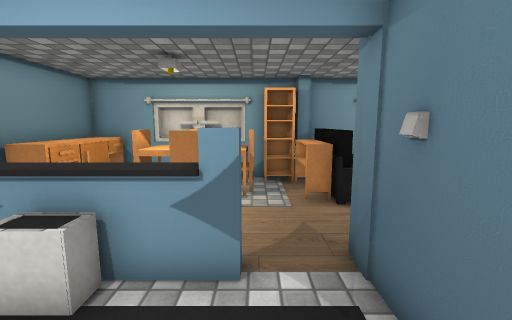
View 1 (above)

13 first-person views from a walk through a scene from a Unity 3-D project. The camera is 1.3 m above the floor, tilts 8° down and sees 90° across. The floor is counted in squares, 0.54 m on a side. Each view is taken from the middle of a square. On the plan, view 1 faces up. The plan holds only what a view shows up to about 17 squares ahead; the rest is blank. The player character is not drawn. Door leaves are left out, so doorways stand open. Some surface patterns are stand-ins.

View 2
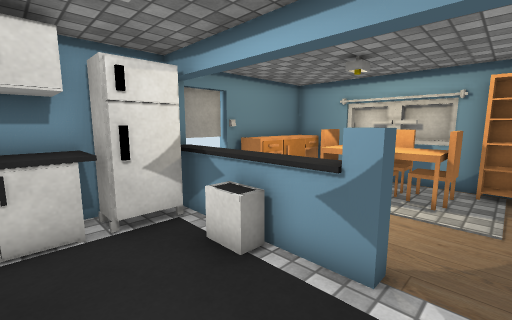

View 3
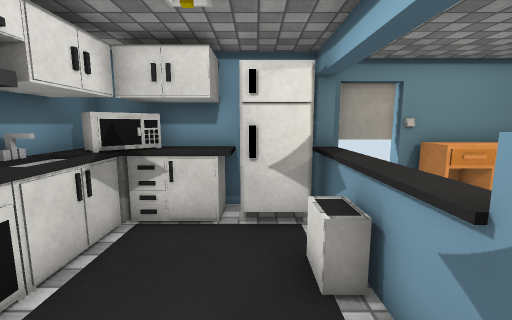

View 4
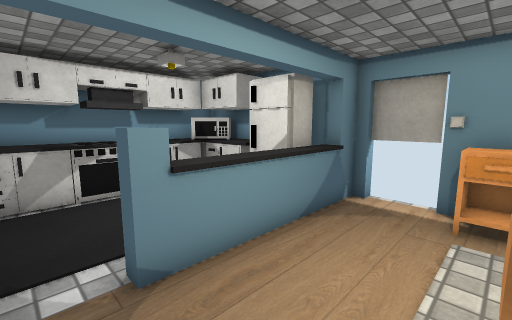

View 5
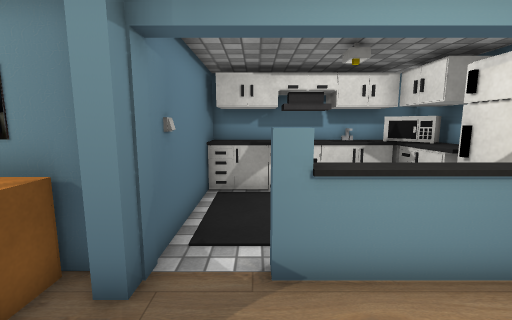

View 6
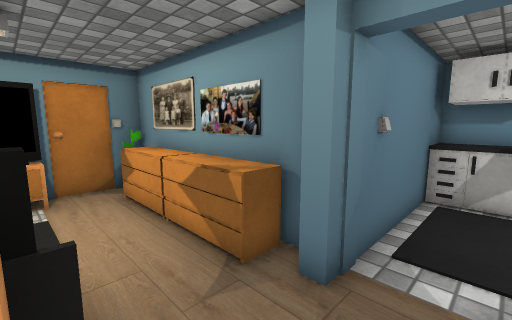

View 7
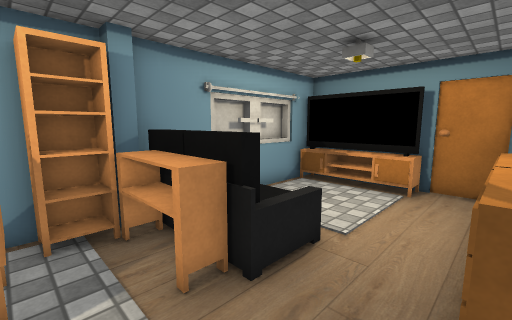

View 8
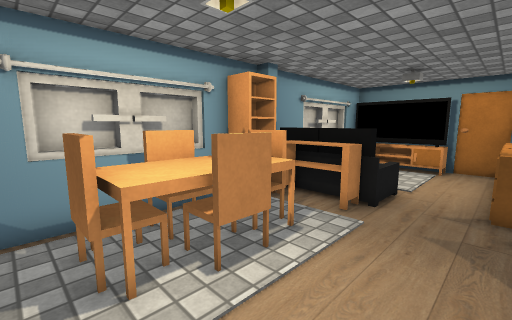

View 9
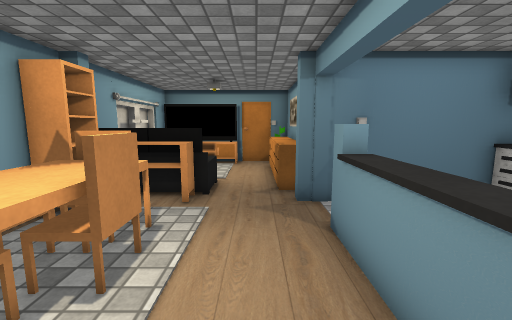

View 10
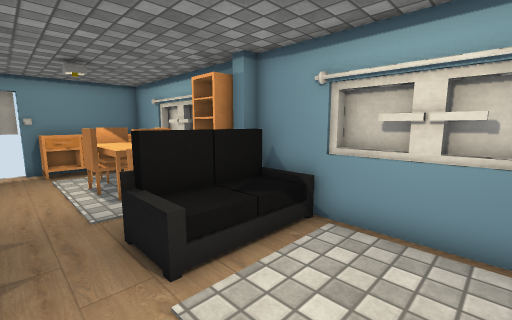

View 11
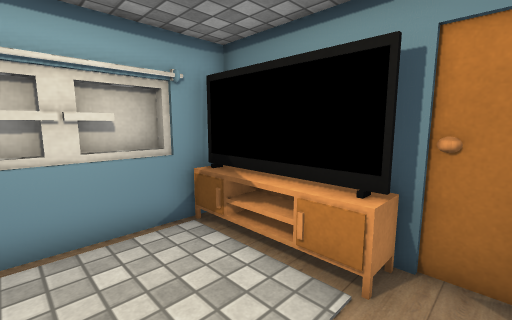

View 12
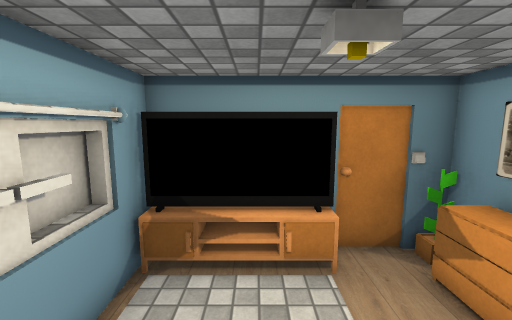

View 13
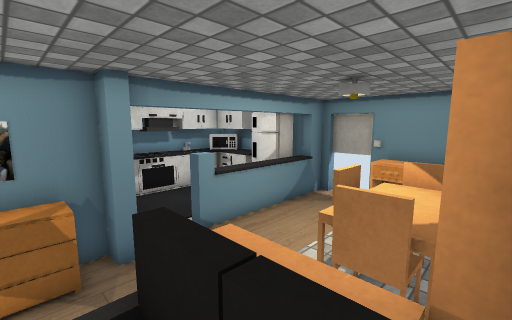

### Floor plan
Key: @ floor where view 1 was taken; # wall or solid block; . main floor; : floor 0.5 m higher than the main floor; D open door; = window, fence, low wall or low ledge; ^ raised ledge; O other object.
Columns run from 8 left of view 1 to 11 right of it. Each row starts with its distance up from view 1.
 12 ####################
 11 #OO. OO.####:....OO#
 10 #OO.OOOOO.O=:....OO#
  9 #OO.OOOOO.O=:....OO#
  8 #OO.OOOO..OO:....OO#
  7 #OO..............OO
  6 DD.................O
  5 DD........#OOOOOOOO#
  4 ##^^^O^^DD##########
  3  ###.OO...#
  2  ###......#
  1  ###......#
  0  #OO....@.#
 -1  #OOOOOOOO#
 -2  # OOOOOOO#
 -3  ##########

Positions as (right, up) in squares from view 1, and headings:
1: (0, 0), facing up
2: (1, 0), facing up-left
3: (1, 2), facing left
4: (1, 8), facing down-left
5: (0, 8), facing down
6: (0, 8), facing down-right
7: (0, 5), facing up-right
8: (-5, 5), facing up-right
9: (-6, 6), facing right
10: (8, 6), facing up-left
11: (6, 6), facing up-right
12: (4, 9), facing right
13: (4, 11), facing down-left
